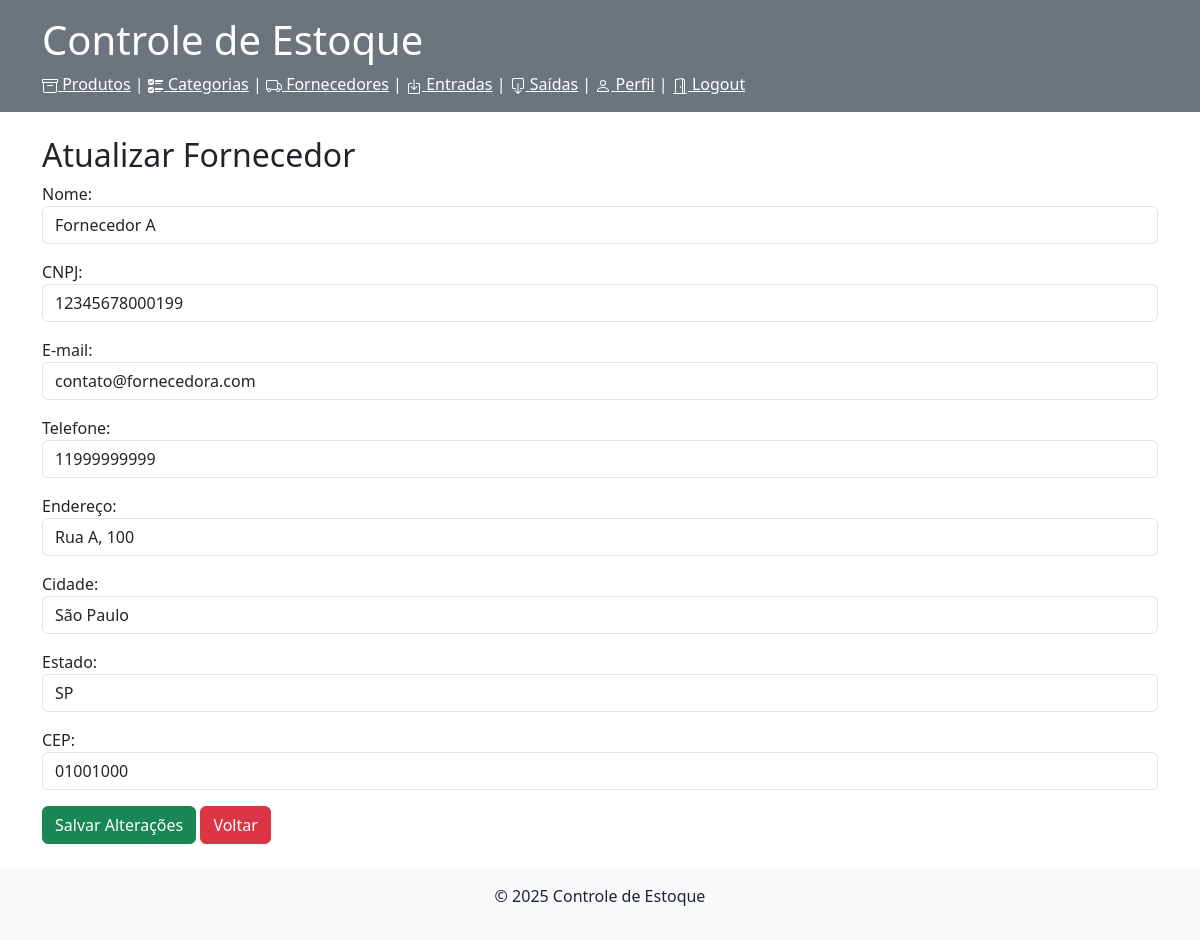
The app's page /fornecedores/editar/1/ (signed in) with its own data.
### produtos/models.py (models this page shows, shortened)
class Fornecedor(models.Model):
    nome = models.CharField(max_length=100)
    cnpj = models.CharField(max_length=14, unique=True, validators=[validar_cnpj])
    email = models.EmailField()
    telefone = models.CharField(max_length=15)
    endereco = models.CharField(max_length=200)
    cidade = models.CharField(max_length=100)
    estado = models.CharField(max_length=2)
    cep = models.CharField(max_length=8)

### produtos/views.py (the view)
# urls.py: path('fornecedores/editar/<int:pk>/', atualizar_fornecedor, name='atualizar_fornecedor'),
@login_required
def atualizar_fornecedor(request, pk):
    fornecedor = get_object_or_404(Fornecedor, pk=pk)
    if request.method == 'POST':
        form = FornecedorForm(request.POST, instance=fornecedor)
        if form.is_valid():
            form.save()
            return redirect('listar_fornecedores')
    else:
        form = FornecedorForm(instance=fornecedor)
        return render(request, 'atualizar_fornecedor.html', {'form': form, 'fornecedor': fornecedor})

### produtos/forms.py
class FornecedorForm(forms.ModelForm):
    class Meta:
        model = Fornecedor
        fields = ['nome', 'cnpj', 'email', 'telefone', 'endereco', 'cidade', 'estado', 'cep']
        labels = {
            'nome': 'Nome',
            'cnpj': 'CNPJ',
            'email': 'E-mail',
            'telefone': 'Telefone',
            'endereco': 'Endereço',
            'cidade': 'Cidade',
            'estado': 'Estado',
            'cep': 'CEP'
        }
        widgets = {
            'nome': forms.TextInput(attrs={'class': 'form-control'}),
            'cnpj': forms.TextInput(attrs={'class': 'form-control'}),
            'email': forms.EmailInput(attrs={'class': 'form-control'}),
            'telefone': forms.NumberInput(attrs={'class': 'form-control'}),
            'endereco': forms.TextInput(attrs={'class': 'form-control'}),
            'cidade': forms.TextInput(attrs={'class': 'form-control'}),
            'estado': forms.TextInput(attrs={'class': 'form-control'}),
            'cep': forms.TextInput(attrs={'class': 'form-control'})
        }

### produtos/templates/atualizar_fornecedor.html (shortened to what this page needs)
{% extends 'base.html' %}
{% block content %}
    <h2>Atualizar Fornecedor</h2>
    <form method="post">
        {{ form.as_p }}
        <button type="submit" class="btn btn-success">Salvar Alterações</button>
        <a class="btn btn-danger" href="{% url 'listar_fornecedores' %}">Voltar</a>
    </form>
{% endblock %}

### records on screen
Fornecedor: nome "Fornecedor A", cnpj "12345678000199", email "contato@fornecedora.com", telefone "11999999999", endereco "Rua A, 100", cidade "São Paulo", estado "SP", cep "01001000"
